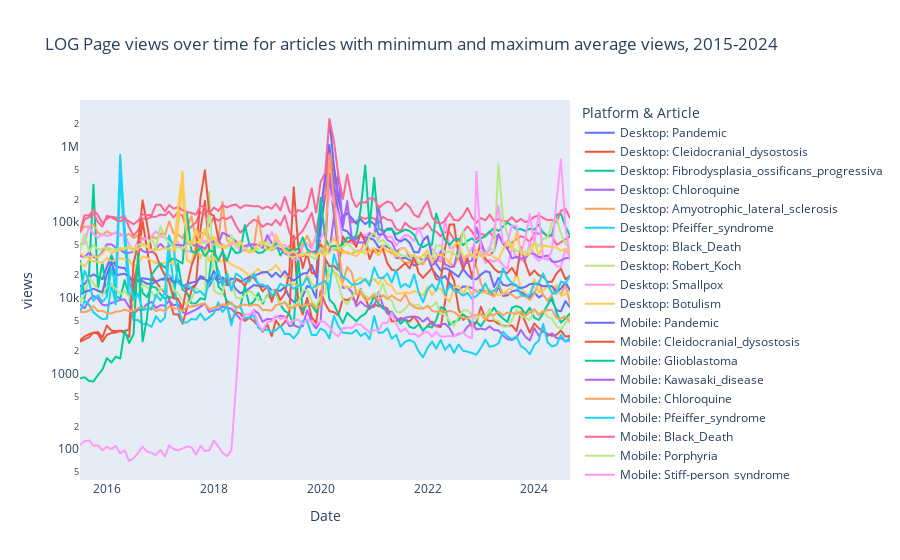

This figure's notebook cell:
### Markdown cell above
A couple of series in the plot above predominate the graphic because of their very high peak in 2020; to see the rest of the data better, I'm making a log-scaled view available too:

### Code cell
fig.update_layout(
    yaxis_type = "log",
    title = "LOG Page views over time for articles with minimum and maximum average views, 2015-2024"
)

fig.show()
